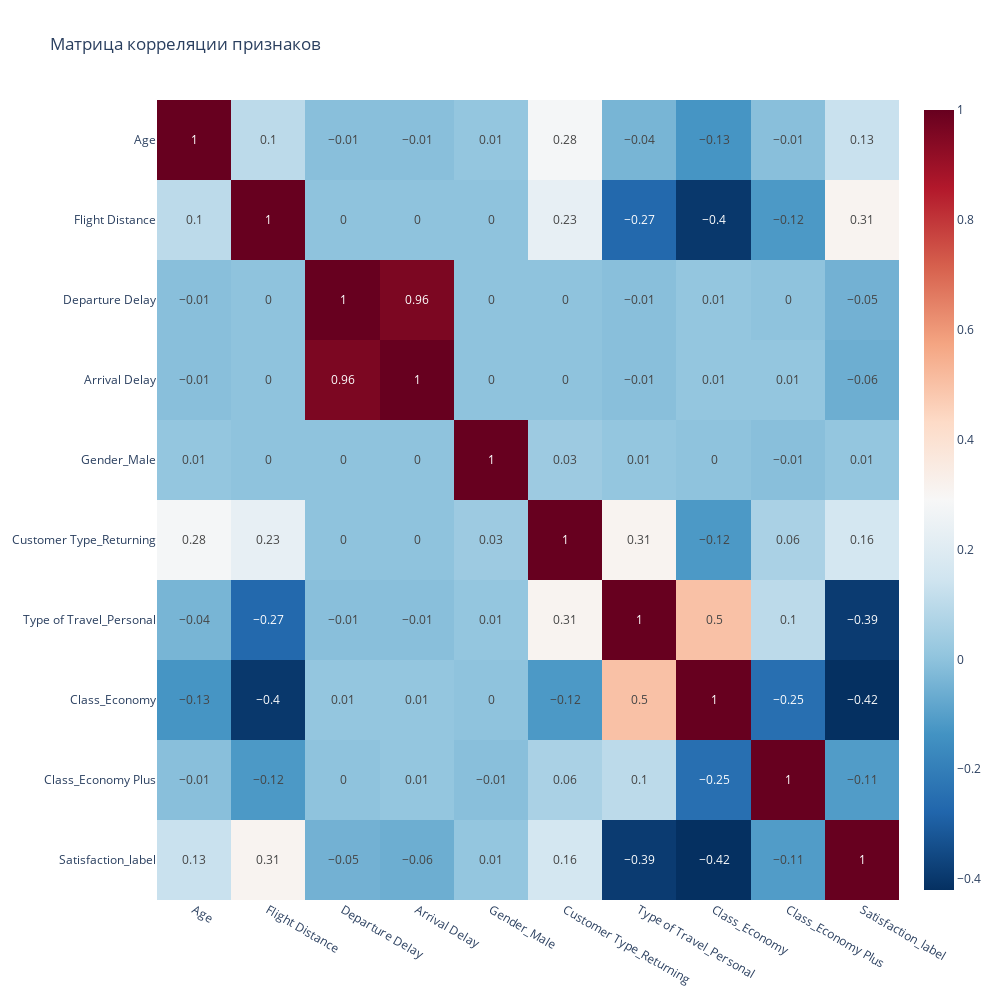

Notebook source saved alongside this figure:
### Code cell
import plotly.express as px 
# Анализ корреляции между признаками и целевой переменной
# corr(): вычисляет матрицу корреляции Пирсона между всеми числовыми колонками

df_without_quality = df.drop(columns=quality_features)

correlation_matrix = df_without_quality.corr()

# Сортировка корреляций с целевой переменной MEDV по убыванию
# sort_values(ascending=False): сортирует значения по убыванию
target_correlation = correlation_matrix['Satisfaction_label'].sort_values(ascending=False)
abs_correlation = target_correlation.drop('Satisfaction_label').abs().sort_values(ascending=False)


print("Корреляция признаков с удовлетворением (Satisfaction_label):")
print(target_correlation)

# Тепловая карта корреляций
# px.imshow: создает heatmap (тепловую карту)
# correlation_matrix.round(2): матрица корреляции, округленная до 2 знаков
# color_continuous_scale='RdBu_r': цветовая шкала от синего к красному (reversed)
# aspect="auto": автоматическое соотношение сторон
# text_auto=True: автоматическое отображение значений в ячейках

fig = px.imshow(correlation_matrix.round(2),
                title='Матрица корреляции признаков',
                aspect="auto",
                color_continuous_scale='RdBu_r',
                text_auto=True)
fig.update_layout(width=1000, height=1000)  # Размер графика
fig.show()

### Figure 1 — Plotly figure (JSON) as saved in the notebook; plotly's stock layout.template omitted (floating-point values rounded to 4 significant figures)
{"data": [{"coloraxis": "coloraxis", "hovertemplate": "x: %{x}<br>y: %{y}<br>color: %{z}<extra></extra>", "name": "0", "texttemplate": "%{z}", "type": "heatmap", "x": ["Age", "Flight Distance", "Departure Delay", "Arrival Delay", "Gender_Male", "Customer Type_Returning", "Type of Travel_Personal", "Class_Economy", "Class_Economy Plus", "Satisfaction_label"], "xaxis": "x", "y": ["Age", "Flight Distance", "Departure Delay", "Arrival Delay", "Gender_Male", "Customer Type_Returning", "Type of Travel_Personal", "Class_Economy", "Class_Economy Plus", "Satisfaction_label"], "yaxis": "y", "z": [[1.0, 0.1, -0.01, -0.01, 0.01, 0.28, -0.04, -0.13, -0.01, 0.13], [0.1, 1.0, 0.0, -0.0, 0.0, 0.23, -0.27, -0.4, -0.12, 0.31], [-0.01, 0.0, 1.0, 0.96, 0.0, -0.0, -0.01, 0.01, 0.0, -0.05], [-0.01, -0.0, 0.96, 1.0, 0.0, -0.0, -0.01, 0.01, 0.01, -0.06], [0.01, 0.0, 0.0, 0.0, 1.0, 0.03, 0.01, -0.0, -0.01, 0.01], [0.28, 0.23, -0.0, -0.0, 0.03, 1.0, 0.31, -0.12, 0.06, 0.16], [-0.04, -0.27, -0.01, -0.01, 0.01, 0.31, 1.0, 0.5, 0.1, -0.39], [-0.13, -0.4, 0.01, 0.01, -0.0, -0.12, 0.5, 1.0, -0.25, -0.42], [-0.01, -0.12, 0.0, 0.01, -0.01, 0.06, 0.1, -0.25, 1.0, -0.11], [0.13, 0.31, -0.05, -0.06, 0.01, 0.16, -0.39, -0.42, -0.11, 1.0]]}], "layout": {"coloraxis": {"colorscale": [[0, "rgb(5,48,97)"], [0.1, "rgb(33,102,172)"], [0.2, "rgb(67,147,195)"], [0.3, "rgb(146,197,222)"], [0.4, "rgb(209,229,240)"], [0.5, "rgb(247,247,247)"], [0.6, "rgb(253,219,199)"], [0.7, "rgb(244,165,130)"], [0.8, "rgb(214,96,77)"], [0.9, "rgb(178,24,43)"], [1, "rgb(103,0,31)"]]}, "height": 1000, "title": {"text": "Матрица корреляции признаков"}, "width": 1000, "xaxis": {"anchor": "y", "domain": [0, 1]}, "yaxis": {"anchor": "x", "autorange": "reversed", "domain": [0, 1]}}}
